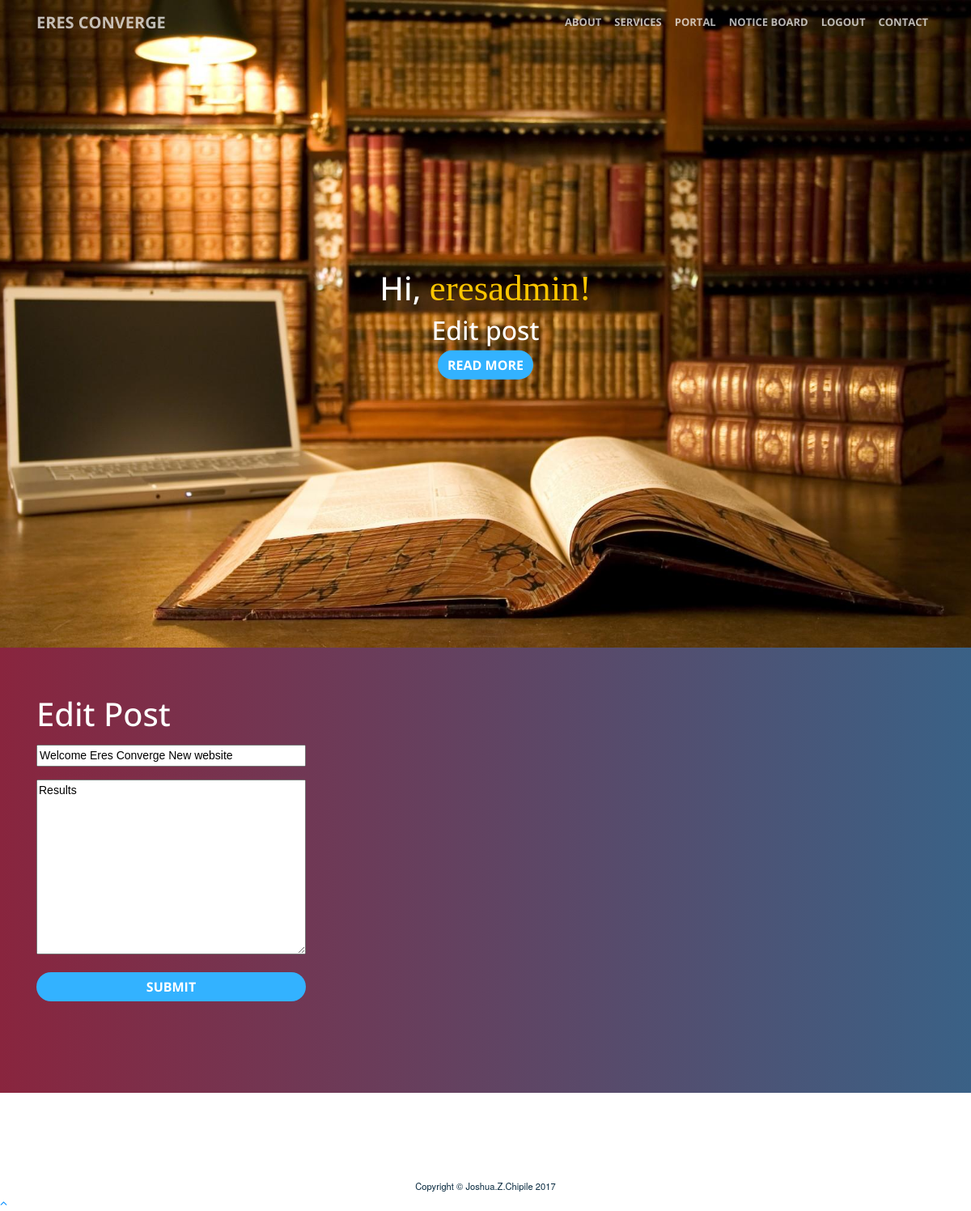
The app's page /board/post/1/edit/ (signed in), older data.
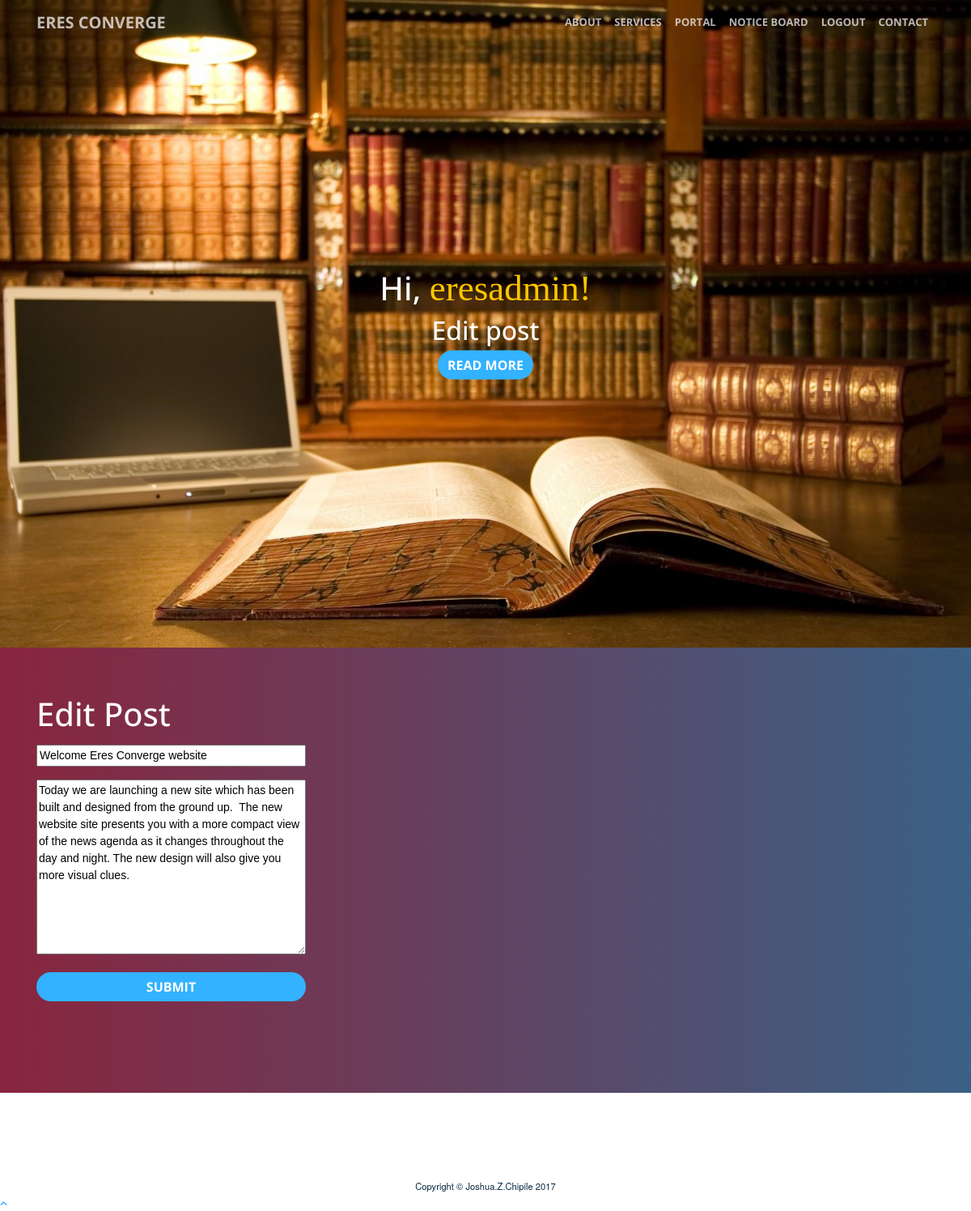
The same page, newer data.
### eresapp/models.py (models this page shows, shortened)
class Post(models.Model):
    author = models.ForeignKey('auth.User')
    title = models.CharField(max_length=200)
    text  = models.TextField(max_length=400)
    created_date = models.DateTimeField( default=timezone.now)
    published_date = models.DateTimeField(blank=True, null=True)

### eresapp/views.py (the view)
# urls.py: url(r'^board/post/(?P<pk>\d+)/edit/$', views.post_edit, name='post_edit'),
@login_required(login_url='login')
def post_edit(request, pk):
    post = get_object_or_404(Post, pk=pk)
    if request.method == "POST":
        form = PostForm(request.POST, instance=post)
        if form.is_valid():
            post = form.save(commit=False)
            post.author = request.user
            post.published_date = timezone.now()
            post.save()
            return redirect('post_detail', pk=post.pk)
    else:
        form = PostForm(instance=post)
    return render(request, 'site/post_edit.html', {'form': form})

### eresapp/forms.py
class PostForm(forms.ModelForm):
    class Meta:
        model = Post
        fields = ('title', 'text',)

### eresapp/templates/site/post_edit.html (shortened to what this page needs)
{% extends 'site/base2.html' %}
{% block content %}
    <header class="masthead">
        <div class="header-content">
              <div class="container">
                <div class="section-content">
          				<h1 class="section-header">Hi, <span class="content-header wow fadeIn " data-wow-delay="0.2s" data-wow-duration="2s">{{user.username}}!</span></h1>
                  <h2>Edit post</h2>
                  <a href="#contacts">  <button class="btn btn-primary" >Read More</button></a>
                </div>
              </div>
            </div>
    </header>
    <section  id="contacts">
                  <div class="container">
                  <h1 class="section-header">Edit Post</h1>
                  <div style="width:30%">
                      <form method="POST" class="post-form">
                          {% for field in form %}
                          <div class="form-group">
                              {{field}}
                          </div>
                          {% endfor %}
                          <button class="btn btn-primary" style="width:100%"> Submit</button>
                  </div>
              </div>
    </section>
    <section>
    </section>
    <footer class="sticky-footer">
      <div class="container">
        <div class="text-center">
          <small>Copyright © Joshua.Z.Chipile 2017</small>
        </div>
      </div>
      <a class="scroll-to-top rounded" href="#page-top">
        <i class="fa fa-angle-up"></i>
      </a>
    </footer>
{% endblock %}

Row changes from the older to the newer data that the page shows:
changed Post: title "Welcome Eres Converge New website" → "Welcome Eres Converge website"; text "Results" → "Today we are launching a new site which has been built and designed from the ground up. The new website site presents you with a more compact view of the news agenda as it changes throughout the day and night. The new design will also give you more visual clues."
